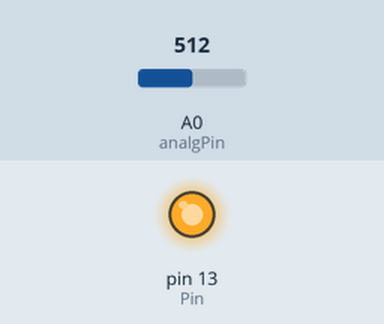
A sketch run on a simulated Arduino Uno, built with avr-gcc and run on an emulated ATmega328P. On the bench: output pins drawn as LEDs (lit = HIGH). The inputs (shaded band) are chosen by the test bench; at power-on: A0 (analgPin) = 512. What the sketch prints to the serial monitor is not drawn.

Above: at 0.1 s.
Timing chart, 0 to 1.6 s (numbered marks = the images above):
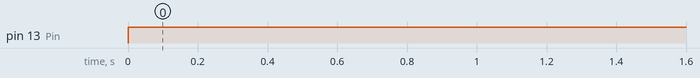

The sketch:

Circuit1C.ino
```cpp
/*
Circuit 1C

Photo resistor analog input circuit.
*/

int photoResist = 0;
int threshold = 750;
int Pin = 13;
char analgPin = A0;
int Baud = 9600;

void setup() {
  // put your setup code here, to run once:
  Serial.begin(Baud);
  pinMode(Pin, Baud);
}

void loop() {
  // put your main code here, to run repeatedly:
  photoResist = analogRead(analgPin);
  Serial.println(photoResist);

  //turn on the led if photo resitor is below threshold

  if(photoResist < threshold){
    digitalWrite(Pin, HIGH);
  } else {
    digitalWrite(PI, LOW);
  }
}
```

Measured:
- by itself, pin 13 (Pin): LOW → HIGH at 0.00 s
